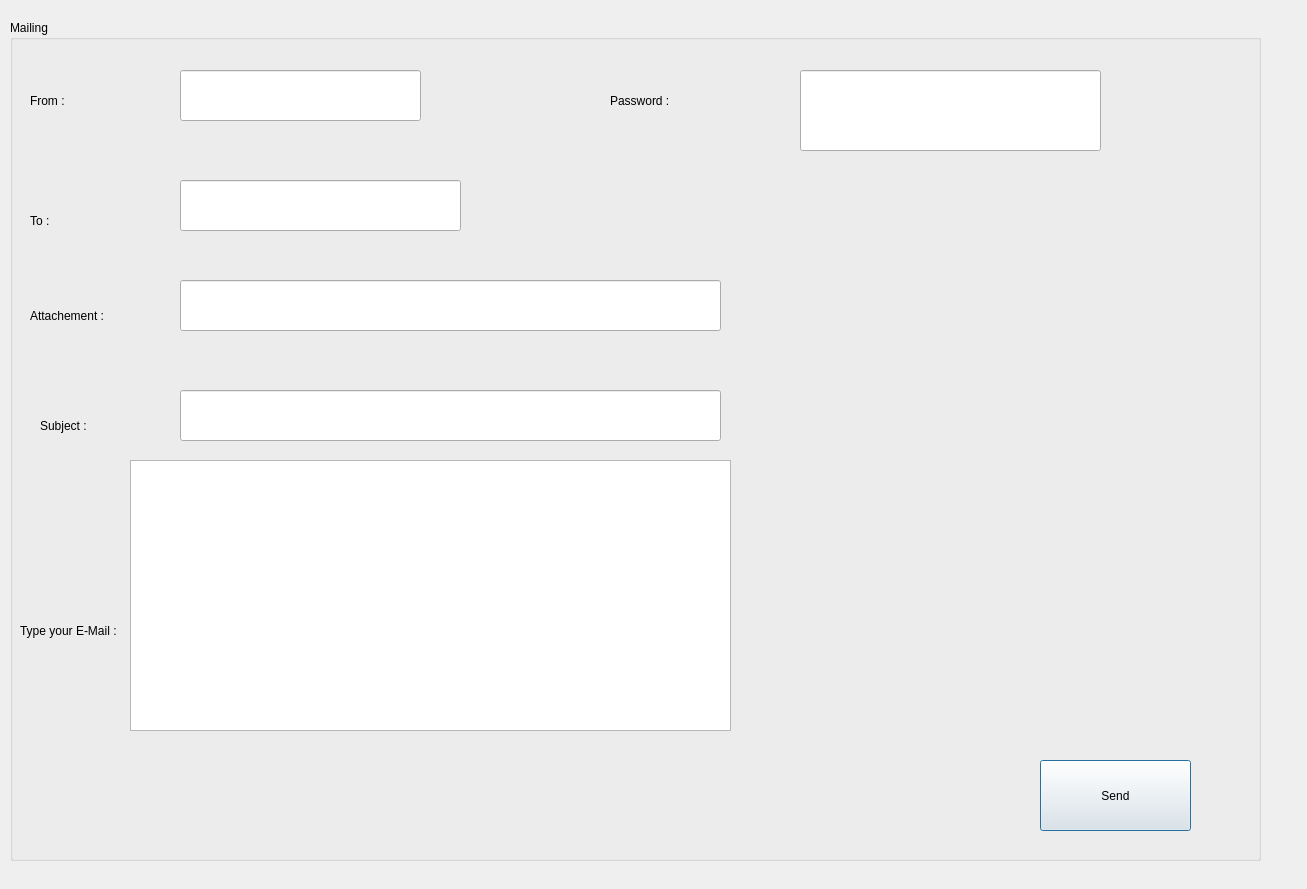
<?xml version="1.0" encoding="UTF-8"?>
<ui version="4.0">
 <class>smtp</class>
 <widget class="QDialog" name="smtp">
  <property name="geometry">
   <rect>
    <x>0</x>
    <y>0</y>
    <width>1307</width>
    <height>889</height>
   </rect>
  </property>
  <property name="windowTitle">
   <string>Dialog</string>
  </property>
  <widget class="QLabel" name="label">
   <property name="geometry">
    <rect>
     <x>0</x>
     <y>0</y>
     <width>1301</width>
     <height>891</height>
    </rect>
   </property>
   <property name="text">
    <string/>
   </property>
   <property name="pixmap">
    <pixmap>../../Downloads/backg.jpg</pixmap>
   </property>
   <property name="scaledContents">
    <bool>true</bool>
   </property>
  </widget>
  <widget class="QGroupBox" name="groupBox_7">
   <property name="geometry">
    <rect>
     <x>10</x>
     <y>20</y>
     <width>1251</width>
     <height>841</height>
    </rect>
   </property>
   <property name="title">
    <string>Mailing</string>
   </property>
   <widget class="QLineEdit" name="lineEdit_from">
    <property name="geometry">
     <rect>
      <x>170</x>
      <y>50</y>
      <width>241</width>
      <height>51</height>
     </rect>
    </property>
   </widget>
   <widget class="QLineEdit" name="lineEdit_to">
    <property name="geometry">
     <rect>
      <x>170</x>
      <y>160</y>
      <width>281</width>
      <height>51</height>
     </rect>
    </property>
   </widget>
   <widget class="QLineEdit" name="lineEdit_pass">
    <property name="geometry">
     <rect>
      <x>790</x>
      <y>50</y>
      <width>301</width>
      <height>81</height>
     </rect>
    </property>
   </widget>
   <widget class="QLineEdit" name="lineEdit_Attach">
    <property name="geometry">
     <rect>
      <x>170</x>
      <y>260</y>
      <width>541</width>
      <height>51</height>
     </rect>
    </property>
   </widget>
   <widget class="QLineEdit" name="lineEdit_subj">
    <property name="geometry">
     <rect>
      <x>170</x>
      <y>370</y>
      <width>541</width>
      <height>51</height>
     </rect>
    </property>
   </widget>
   <widget class="QTextEdit" name="textEdit_mail">
    <property name="geometry">
     <rect>
      <x>120</x>
      <y>440</y>
      <width>601</width>
      <height>271</height>
     </rect>
    </property>
   </widget>
   <widget class="QPushButton" name="send">
    <property name="geometry">
     <rect>
      <x>1030</x>
      <y>740</y>
      <width>151</width>
      <height>71</height>
     </rect>
    </property>
    <property name="text">
     <string>Send</string>
    </property>
   </widget>
   <widget class="QLabel" name="label_4">
    <property name="geometry">
     <rect>
      <x>10</x>
      <y>520</y>
      <width>101</width>
      <height>181</height>
     </rect>
    </property>
    <property name="text">
     <string>Type your E-Mail :</string>
    </property>
   </widget>
   <widget class="QLabel" name="label_5">
    <property name="geometry">
     <rect>
      <x>20</x>
      <y>50</y>
      <width>131</width>
      <height>61</height>
     </rect>
    </property>
    <property name="text">
     <string>From :</string>
    </property>
   </widget>
   <widget class="QLabel" name="label_6">
    <property name="geometry">
     <rect>
      <x>600</x>
      <y>50</y>
      <width>171</width>
      <height>61</height>
     </rect>
    </property>
    <property name="text">
     <string>Password :</string>
    </property>
   </widget>
   <widget class="QLabel" name="label_7">
    <property name="geometry">
     <rect>
      <x>20</x>
      <y>170</y>
      <width>131</width>
      <height>61</height>
     </rect>
    </property>
    <property name="text">
     <string>To :</string>
    </property>
   </widget>
   <widget class="QLabel" name="label_8">
    <property name="geometry">
     <rect>
      <x>20</x>
      <y>260</y>
      <width>131</width>
      <height>71</height>
     </rect>
    </property>
    <property name="text">
     <string>Attachement :</string>
    </property>
   </widget>
   <widget class="QLabel" name="label_17">
    <property name="geometry">
     <rect>
      <x>30</x>
      <y>370</y>
      <width>131</width>
      <height>71</height>
     </rect>
    </property>
    <property name="text">
     <string>Subject :</string>
    </property>
   </widget>
  </widget>
 </widget>
 <resources/>
 <connections/>
</ui>
